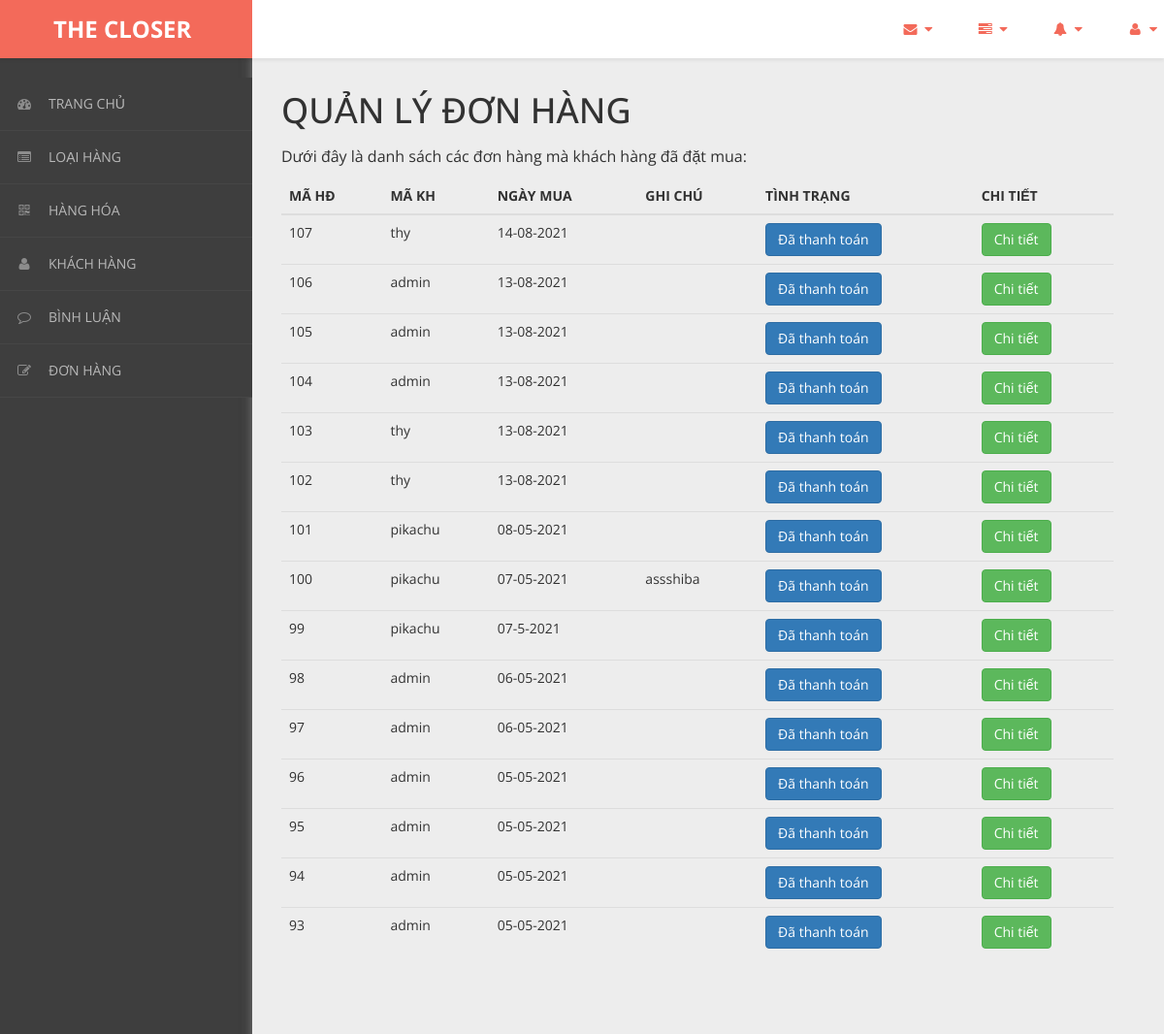
The page /admin/content/hoa-don/hoa-don-list.php on the database as committed earlier.
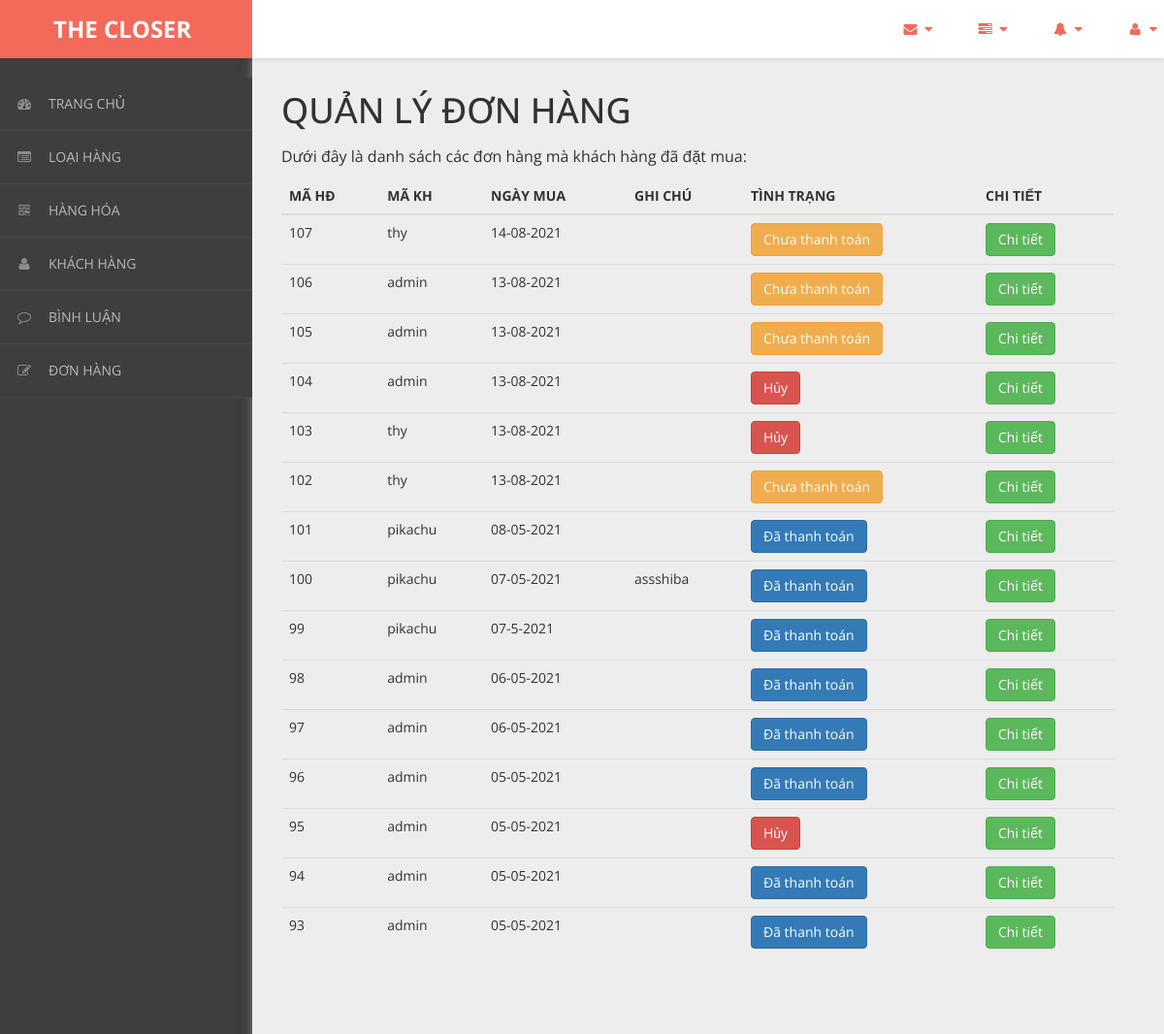
The same page on the database as committed later.
### tables this page shows
CREATE TABLE `hoa_don` (
  `ma_hd` int(11) NOT NULL,
  `ngay_mua` varchar(20) NOT NULL,
  `ghi_chu` varchar(50) NOT NULL,
  `tinh_trang` varchar(20) NOT NULL DEFAULT '0',
  `ma_kh` varchar(50) NOT NULL
);

### admin/dao/pdo.php (called while the page is built, shortened)
<?php
    function pdo_get_connection(){
        $pdo = new PDO("mysql:host=localhost;dbname=bigshoes",'root','');
        $pdo->setAttribute(PDO::ATTR_ERRMODE, PDO::ERRMODE_EXCEPTION);
        return $pdo;
    }
    function pdo_query($sql){
        $sql_args = array_slice(func_get_args(),1);
        try{
            $conn = pdo_get_connection();
            $stmt = $conn ->prepare($sql);
            $stmt -> execute($sql_args);
            $rows = $stmt -> fetchAll();
            return $rows;
        }catch(PDOException $e){
            throw $e;
        }finally{
            unset($conn);
        }
    }
    ?>

### admin/dao/hoa-don.php (called while the page is built, shortened)
<?php
    require_once ('pdo.php');
    function hoa_don_select_all(){
        $sql = "SELECT * FROM hoa_don ORDER BY ma_hd DESC";
        return pdo_query($sql);
    }
?>

### admin/content/hoa-don/hoa-don-list.php (the view, shortened to what this page needs)
<!DOCTYPE html>
<html xmlns="http://www.w3.org/1999/xhtml">
<head>
    <link href="../../../css/admin/css/bootstrap.css" rel="stylesheet" />
    <link href="../../../css/admin/css/font-awesome.css" rel="stylesheet" />
    <link href="../../../css/admin/css/custom-styles.css" rel="stylesheet" />
</head>
<body>
    <div id="wrapper">
        <nav class="navbar navbar-default top-navbar" role="navigation">
            <div class="navbar-header">
                <a class="navbar-brand" href="../../../../bigshoes/trang-chinh/"><strong style = "margin-left: 40px;">THE CLOSER</strong></a>
            </div>
            <ul class="nav navbar-top-links navbar-right">
                <li class="dropdown">
                    <a class="dropdown-toggle" data-toggle="dropdown" href="#" aria-expanded="false">
                        <i class="fa fa-envelope fa-fw"></i> <i class="fa fa-caret-down"></i>
                    </a>
                </li>
                <li class="dropdown">
                    <a class="dropdown-toggle" data-toggle="dropdown" href="#" aria-expanded="false">
                        <i class="fa fa-tasks fa-fw"></i> <i class="fa fa-caret-down"></i>
                    </a>
                </li>
                <li class="dropdown">
                    <a class="dropdown-toggle" data-toggle="dropdown" href="#" aria-expanded="false">
                        <i class="fa fa-bell fa-fw"></i> <i class="fa fa-caret-down"></i>
                    </a>
                </li>
                <li class="dropdown">
                    <a class="dropdown-toggle" data-toggle="dropdown" href="#" aria-expanded="false">
                        <i class="fa fa-user fa-fw"></i> <i class="fa fa-caret-down"></i>
                    </a>
                </li>
            </ul>
        </nav>
        <nav class="navbar-default navbar-side" role="navigation">
            <div class="sidebar-collapse">
                <ul class="nav" id="main-menu">
                    <li>
                        <a href="../thong-ke/thong-ke-list.php"><i class="fa fa-dashboard"></i>TRANG CHỦ</a>
                    </li>
                    <li>
                        <a href="../loai-hang/loai-hang-list.php"><i class="fa fa-list-alt" aria-hidden="true"></i>LOẠI HÀNG</a>
                    </li>
                    <li>
                        <a href="../hang-hoa/hang-hoa-list.php"><i class="fa fa-qrcode"></i>HÀNG HÓA</a>
                    </li>
                    <li>
                        <a href="../khach-hang/khach-hang-list.php"><i class="fa fa-user"></i>KHÁCH HÀNG</a>
                    </li>
                    <li>
                        <a href="../binh-luan/binh-luan-list.php"><i class="fa fa-comment-o" aria-hidden="true"></i>BÌNH LUẬN</a>
                    </li>
                    <li>
                        <a href="../hoa-don/hoa-don-list.php"><i class="fa fa-edit"></i>ĐƠN HÀNG</a>
                    </li>
                </ul>
            </div>
        </nav>
        <div id="page-wrapper">
		  <div class="header">
                        <div class="page-header">
                            <h1>QUẢN LÝ ĐƠN HÀNG</h1>
                            <p>Dưới đây là danh sách các đơn hàng mà khách hàng đã đặt mua: </p>
                            <?php
                                require_once ('../../dao/hoa-don.php');
                                $items = hoa_don_select_all();
                            ?>
                            <table class="table table-hover">
                                <thead>
                                  <tr>
                                    <th>MÃ HĐ</th>
                                    <th>MÃ KH</th>
                                    <th>NGÀY MUA</th>
                                    <th>GHI CHÚ</th>
                                    <th>TÌNH TRẠNG</th>
                                    <th>CHI TIẾT</th>
                                  </tr>
                                </thead>
                                <tbody>
                                <?php foreach($items as $item){
                                     extract($item);
                                    ?>
                                  <tr>
                                    <td><?=$ma_hd?></td>
                                    <td><?=$ma_kh?></td>
                                    <td><?=$ngay_mua?></td>
                                    <td><?=$ghi_chu?></td>
                                    <td>
                                    <a href="thanh-toan-gio-hang.php?ma_hd=<?=$ma_hd?>">
                                        <?php
                                            if($tinh_trang == 0){
                                                echo '<button class="btn btn-warning name="thanh_toan">';
                                                echo "Chưa thanh toán";
                                            }
                                            else if($tinh_trang == 1){
                                                echo '<button class="btn btn-primary name="thanh_toan">';
                                                echo "Đã thanh toán ";
                                            }
                                            else   {
                                                echo '<button class="btn btn-danger name ="thanh_toan">';
                                                echo "Hủy";
                                            }
                                        ?>
                                        </button></a>
                            </div>
                                    </td>
                                    <td><a href="chi-tiet-hoa-don.php?ma_hd=<?=$ma_hd?>&ma_kh=<?=$ma_kh?>"><button class="btn btn-success">Chi tiết</button></a></td>
                                  </tr>
                                <?php } ?>
</body>
</html>

### css/admin/css/custom-styles.css (style rules this page uses)
body { font-family: 'Open Sans', sans-serif; background: #3E3E3E; }
#wrapper { width: 100%; }
#page-wrapper { padding: 15px 15px; min-height: 600px; background: #EDEDED; }
h1, .h1, h2, .h2, h3, .h3 { margin-top: 7px; margin-bottom: -5px; }
p { font-size:16px; line-height:25px; padding-top:20px; }
.navbar-side { z-index: 0; }
.navbar-side .nav > li > a > i { color: #8C8C8C;padding: 8px;width: 30px;text-align: center; }
.top-navbar { position: fixed; width: 100%; z-index: 300; -webkit-box-shadow: 0 3px 3px rgba(0, 0, 0, 0.05); -moz-box-shadow: 0 3px 3px rgba(0, 0, 0, 0.05); box-shadow: 0 3px 3px rgba(0, 0, 0, 0.05); }
.navbar-side { z-index: 1; position: fixed; width: 260px; top: 80px; }
#page-wrapper { position: relative; top: 55px; box-shadow: 0 0 10px #757575; -moz-box-shadow: 0 0 10px #757575; -webkit-box-shadow: 0 0 10px #757575; }
.page-header { margin: 0;border-bottom: 1px solid transparent;text-align: left;background-color: rgb(237, 237, 237);padding: 32px 22px 32px 0;color: #323232; }
.header { margin: 0 30px; }
.top-navbar { margin:0px; }
.top-navbar .navbar-brand { color: #fff;width: 260px;text-align: left;height: 60px;font-size: 24px;font-weight: 700;line-height: 30px;background: #F36A5A; }
.top-navbar .nav > li { position: relative; display: inline-block; margin: 0px; padding: 0px; }
.top-navbar .nav > li > a { position: relative; display: block; padding: 20px;color: #FFFFFF; margin: 0px; }
.sidebar-collapse , .sidebar-collapse .nav { background:none; }
.sidebar-collapse .nav { padding:0; }
.sidebar-collapse .nav > li > a { color: #B8B8B8; background:transparent; text-shadow:none; font-size: 14px; }
.sidebar-collapse > .nav > li > a { padding: 12px 10px; }
.sidebar-collapse > .nav > li { border-bottom: 1px solid rgba(107, 108, 109, 0.19); }
.navbar-side { border:none; background: #3E3E3E; }
.top-navbar { background: #FFFFFF; border-bottom:none; }
.top-navbar .nav > li > a > i { margin-right: 2px; }
.navbar-default { border:0px solid black; }
.navbar-header { background: transparent; }
.nav > li > a > i { margin-right:10px; color: rgb(243, 106, 90); }
@media (min-width:768px) { #page-wrapper { margin: 0 0 0 260px; padding: 0; min-height: 1200px; } }
@media (min-width:768px) { .navbar-side { width: 260px; z-index: 1; } }
@media (min-width:768px) { .navbar { border-radius: 0px; } }

Rows that differ between the two databases and show on the page:
changed hoa_don id 107: tinh_trang "Đã thanh toán" → "Chưa thanh toán"
changed hoa_don id 106: tinh_trang "Đã thanh toán" → "Chưa thanh toán"
changed hoa_don id 105: tinh_trang "Đã thanh toán" → "Chưa thanh toán"
changed hoa_don id 104: tinh_trang "Đã thanh toán" → "Hủy"
changed hoa_don id 103: tinh_trang "Đã thanh toán" → "Hủy"
changed hoa_don id 102: tinh_trang "Đã thanh toán" → "Chưa thanh toán"
changed hoa_don id 95: tinh_trang "Đã thanh toán" → "Hủy"
